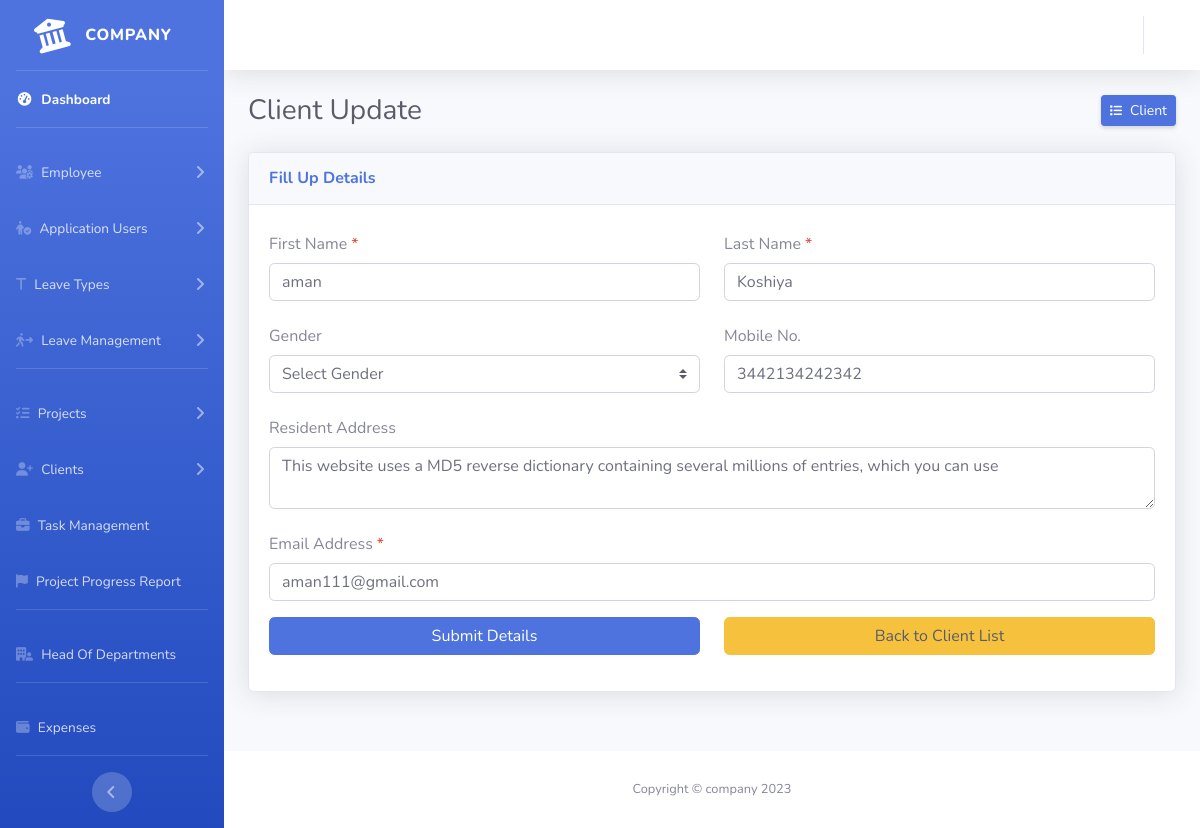
/admin/index.php?page=client-edit&clientId=029082380ee84a419aa42ec681709d1a (signed in), run on the app's committed database.
### tables this page shows
CREATE TABLE `clients` (
  `client_id` text NOT NULL,
  `client_first_name` varchar(100) NOT NULL,
  `client_last_name` varchar(100) NOT NULL,
  `gender` varchar(20) DEFAULT NULL,
  `client_address` varchar(100) DEFAULT NULL,
  `client_email` varchar(100) NOT NULL,
  `client_contact` varchar(100) DEFAULT NULL
);

### admin/client-edit.php (the view, shortened to what this page needs)
<?php
$clientId = $_GET['clientId'];
$qry = $con->query("SELECT * FROM  clients WHERE client_id='$clientId';");
while ($row = $qry->fetch_assoc()) { ?>
    <div class="container-fluid">
        <div class="d-sm-flex align-items-center justify-content-between mb-4">
            <h1 class="h3 mb-0 text-gray-800">Client Update</h1>
            <a href="./index.php?page=client-dashboard" class="d-none d-sm-inline-block btn btn-sm btn-primary shadow-sm">Client</a>
        </div>
        <div class="row add-employee-form">
            <div class="col-xl-12 col-lg-7">
                <div class="card shadow mb-4">
                    <div class="card-header py-3 d-flex flex-row align-items-center justify-content-between">
                        <h6 class="m-0 font-weight-bold text-primary">Fill Up Details</h6>
                    </div>
                    <div class="card-body">
                        <form id="edit_client_form">
                            <div class="form-group row">
                                <div class="col-sm-6 mb-3 mb-sm-0">
                                    <label for="client_first_name" class="col-form-label mr-1">First Name</label><span
                                        class="text-danger">*</span>
                                    <input type="text" class="form-control" id="client_first_name" name="client_first_name"
                                        autocomplete="off" value="<?php echo $row['client_first_name'] ?>" autofocus
                                        >
                                </div>
                                <div class="col-sm-6">
                                    <label for="client_last_name" class="col-form-label mr-1">Last Name</label><span
                                        class="text-danger">*</span>
                                    <input type="text" class="form-control" id="client_last_name" name="client_last_name"
                                        autocomplete="off" value="<?php echo $row['client_last_name'] ?>" >
                                </div>
                            </div>
                            <div class="form-group row">
                                <div class="col-sm-6 mb-3 mb-sm-0">
                                    <label for="gender" class="col-form-label mr-1">Gender</label>
                                    <select class="form-control custom-select" id="gender" name="gender">
                                        <option value="">Select Gender</option>
                                    </select>
                                </div>
                                <div class="col-sm-6">
                                    <label for="client_contact" class="col-form-label mr-1">Mobile No.</label>
                                    <input type="text" class="form-control" id="client_contact" name="client_contact"
                                        value="<?php echo $row['client_contact'] ?>" autocomplete="off">
                                </div>
                            </div>
                            <div class="form-group">
                                <label for="client_address" class="col-form-label mr-1">Resident Address</label>
                                <textarea type="text" class="form-control" id="client_address" name="client_address"
                                    autocomplete="off"><?php echo $row['client_address'] ?></textarea>
                            </div>
                            <div class="form-group">
                                <label for="client_email" class="col-form-label mr-1">Email Address</label><span
                                    class="text-danger">*</span>
                                <input type="email" class="form-control" id="client_email" name="client_email"
                                    value="<?php echo $row['client_email'] ?>" autocomplete="off" >
                            </div>
                            <div class="form-group row">
                                <div class="col-sm-6 mb-3 mb-sm-0">
                                    <button class="btn btn-primary btn-user btn-block">Submit Details</button>
                                </div>
                                <div class="col-sm-6">
                                    <a href="./index.php?page=client-dashboard"
                                        class="btn btn-warning btn-user btn-block text-dark">Back to Client List</a>
                                </div>
                            </div>
                        </form>
                    </div>
                </div>
            </div>
        </div>
    </div>
<?php } ?>

### data on the page
clients: client_first_name "aman", client_last_name "Koshiya", client_contact "3442134242342", client_address "This website uses a MD5 reverse dictionary containing several millions of entries, which you can use", client_email "aman111@gmail.com"
